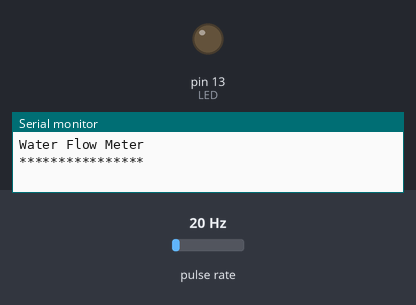
A sketch run on a simulated Arduino Uno, built with avr-gcc and run on an emulated ATmega328P. Shown: output pins drawn as LEDs (lit = HIGH), the last lines printed to the serial monitor. Wiring (inferred from the names in the program): pulse sensor: data A0. The test bench sets the inputs (shaded band); at power-on: pulse rate 20 Hz. The modem accepts every AT command (registered, SIM ready, sends succeed) and sends nothing else.

Above: at 0.1 s.
At 9.2 s:
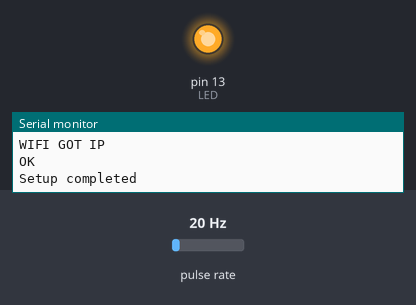
9.3 s: pulse rate (sensor on A0) set to 50 Hz
Timing chart, 0 to 12.3 s (numbered marks = the images above; inputs shaded):
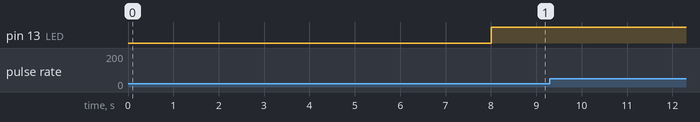

The sketch:

waterflow.ino
```cpp
//This code is written by ANAND KUMAR YADAV for HALL EFFECT WATER SENSOR to measure the flow rate in liters per minute and total volume in liters and upload the data to cloud server(IOT)
int X;
int Y;
float TIME = 0;
float FREQUENCY = 0;
float WATER = 0;
float TOTAL = 0;
float LS = 0;
const int sensor = A0;
const int LED = 13;

#include <SoftwareSerial.h>
SoftwareSerial espSerial =  SoftwareSerial(2,3);      // REMEMBER arduino RX pin=2, arduino TX pin=3    connect the arduino RX pin to esp8266 module TX pin and connect the arduino TX pin to esp8266 module RX pin

String apiKey = "TQ6AVWHA3VXLWVV8";     // replace your WRITE API Key of the thingspeak Server

String ssid="Akrati";    // repace with your own wifi network id
String password ="akratiakku";  // Wifi network password (try to keep the wifi password in letters only. Avoid any digits and special symbols)

boolean DEBUG=true;

//=============================================================================== Response Function for ESP 8266-01 Module

void showResponse(int waitTime){
    long t=millis();
    char c;
    while (t+waitTime>millis()){
      if (espSerial.available()){
        c=espSerial.read();
        if (DEBUG) Serial.print(c);
      }
    }

}

//================================================================================
boolean thingSpeakWrite(float value1, float value2){
  String cmd = "AT+CIPSTART=\"TCP\",\"";                  // TCP connection
  cmd += "184.106.153.149";                               // api.thingspeak.com
  cmd += "\",80";
  espSerial.println(cmd);
  if (DEBUG) Serial.println(cmd);
  if(espSerial.find("Error")){
    if (DEBUG) Serial.println("AT+CIPSTART error");
    return false;
  }


  String getStr = "GET /update?api_key=TQ6AVWHA3VXLWVV8&field1=0";   // prepare GET string (update your own thingspeak server URL for writing the data to the cloud server)
  getStr += apiKey;

  getStr +="&field1=";
  getStr += String(value1);
  getStr +="&field2=";
  getStr += String(value2);
  // getStr +="&field3=";
  // getStr += String(value3);
  // ...
  getStr += "\r\n\r\n";

  // send data length
  cmd = "AT+CIPSEND=";
  cmd += String(getStr.length());
  espSerial.println(cmd);
  if (DEBUG)  Serial.println(cmd);

  delay(100);
  if(espSerial.find(">")){
    espSerial.print(getStr);
    if (DEBUG)  Serial.print(getStr);
  }
  else{
    espSerial.println("AT+CIPCLOSE");
    // alert user
    if (DEBUG)   Serial.println("AT+CIPCLOSE");
    return false;
  }
  return true;
}
//============================================================================Setup function


void setup()
{
pinMode(LED,OUTPUT);
DEBUG=true;
Serial.begin(9600);
Serial.println("Water Flow Meter");
Serial.println("****************");
delay(2000);
pinMode(sensor,INPUT);
espSerial.begin(115200); //start the esp8266 sensor module

espSerial.println("AT+CWMODE=1");   // set esp8266 as client
  showResponse(1000);

  espSerial.println("AT+CWJAP=\""+ssid+"\",\""+password+"\"");  // set your home router SSID and password
  showResponse(5000);

   if (DEBUG)  Serial.println("Setup completed");
}
void loop()
{
  digitalWrite(LED,HIGH);
X = pulseIn(sensor, HIGH);
Y = pulseIn(sensor, LOW);
TIME = X + Y;
FREQUENCY = 1000000/TIME;
WATER = FREQUENCY/7.5;
LS = WATER/60;
if(FREQUENCY >= 0)
{
if(isinf(FREQUENCY))
{
Serial.println("Flow Rate: 0.00 L/M");
Serial.print("Volume:");
Serial.print( TOTAL);
Serial.println(" L");
}
else
{
TOTAL = TOTAL + LS;
Serial.print("Flow Rate: ");
Serial.print(WATER);
Serial.println(" L/M");
Serial.print("Volume : ");
Serial.print( TOTAL);
Serial.println(" L");
thingSpeakWrite(WATER,TOTAL);
}
}
delay(1000);
}
```
